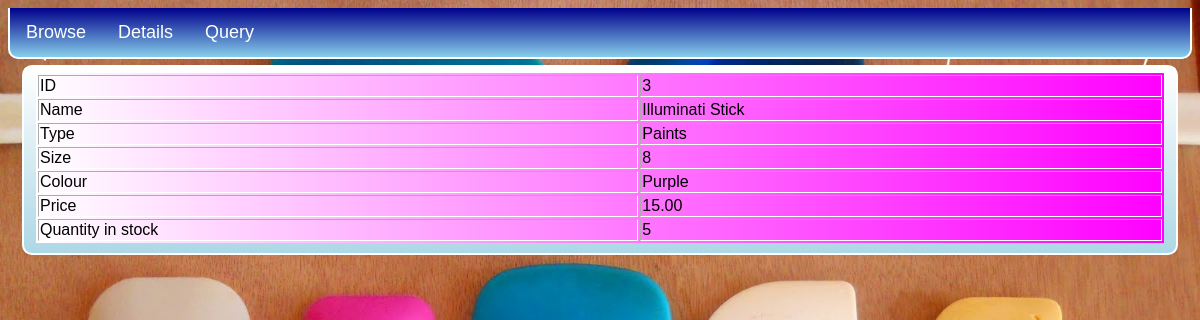
Page /Details.php?idSpatula=3 on the committed database.
### tables this page shows
CREATE TABLE IF NOT EXISTS `Spatula` (
	`idSpatula` INT NOT NULL AUTO_INCREMENT,
    `ProductName` VARCHAR(50) NOT NULL,
    `Type` ENUM('Drugs', 'Food', 'Paints', 'Plaster') NOT NULL,
	`Size` VARCHAR(50) NOT NULL,
    `Colour` VARCHAR(50) NOT NULL,
    `Price` Decimal(10, 2) NOT NULL,
    `QuantityInStock` INT NOT NULL,
    PRIMARY KEY (`idSpatula`)
);

### web/Details.php (the view, shortened to what this page needs)
<!DOCTYPE html>
<html>
	<head>
		<link rel='stylesheet' type='text/css' href='Results.css'/>
	</head>
	<body>
		<ul class='tab'>
			<li><a href='Browse.php' class='tablink'>Browse</a></li>
			<li><a href='#' class='tablink' onclick="switchTab(event, 'detailsTab')">Details</a></li>
			<li><a href='#' class='tablink' onclick="switchTab(event, 'queryTab')">Query</a></li>
		</ul>
		<div id='detailsTab' class='tabcontent'>
			<fieldset>
				<?php
					$con = mysqli_connect("info20003db.eng.unimelb.edu.au", "ichee", "Shinobi*", "ichee");
					$sql = "SELECT * FROM Spatula";
					if (isset($_GET['idSpatula'])) {
						$sql = $sql . " WHERE Spatula.idSpatula = " . $_GET['idSpatula'] . ";";
						if ($result = mysqli_query($con, $sql)) {
							$row = mysqli_fetch_array($result);
							echo "<table border=1>";
							echo "<tr><td>ID</td><td>". $row['idSpatula'] . "</td>";
							echo "<tr><td>Name</td><td>". $row['ProductName'] . "</td>";
							echo "<tr><td>Type</td><td>". $row['Type'] . "</td>";
							echo "<tr><td>Size</td><td>". $row['Size'] . "</td>";
							echo "<tr><td>Colour</td><td>". $row['Colour'] . "</td>";
							echo "<tr><td>Price</td><td>". $row['Price'] . "</td>";
							echo "<tr><td>Quantity in stock</td><td>". $row['QuantityInStock'] . "</td>";
							echo "</table>";
						} else {
							echo "Spatula not found in database";
						}
					} else {
						echo "No spatula selected";
					}
				?>
			</fieldset>
		</div>
	</body>
</html>

### web/Results.css (style rules this page uses)
body { background-attachment : fixed; background-color : white; background-size : cover; font-family : sans-serif; }
div { display : inline-block; }
fieldset { background : linear-gradient(white, lightblue); border : 2px solid white; border-radius : 10px; font-family : sans-serif; text-align : center; vertical-align : top; }
table { background : linear-gradient(to right, white, magenta); border : 2px white; font-family : sans-serif; overflow : auto; text-align : left; width : 100%; }
ul.tab { background : linear-gradient(darkblue, skyblue); border : 2px solid white; border-radius : 0px 0px 10px 10px; border-top : none; list-style-type : none; margin : 0; overflow : hidden; padding : 0; }
ul.tab li { float : left; }
ul.tab li a { color : white; display : inline-block; font-family : sans-serif; font-size : 18px; padding : 14px 16px; text-decoration : none; text-align : center; transition : 0.3s; }
.tabcontent { animation : fadeEffect 1s; border-top : none; display : none; padding : 6px 12px; -webkit-animation : fadeEffect 1s; }

### rows in the picture
spatula: idSpatula "3", ProductName "Illuminati Stick", Type "Paints", Size "8", Colour "Purple", Price "15.00", QuantityInStock "5"
